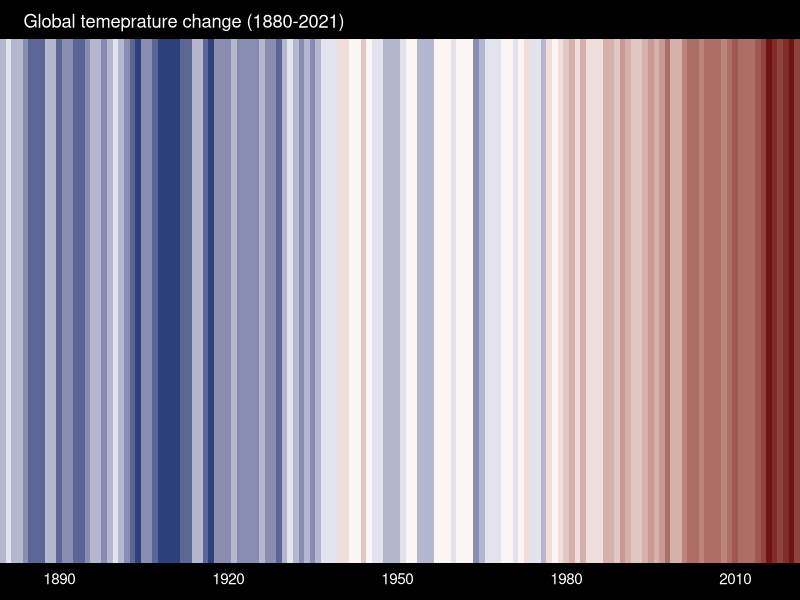
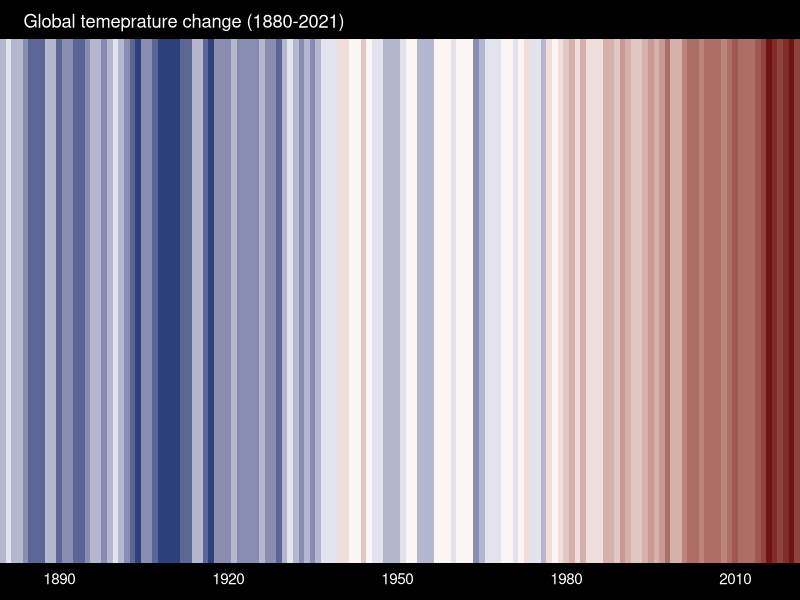

Reproduce these figures in R, in order.
library(tidyverse)
library(scales)
library(glue)
t_data<-read_csv("data/GLB.Ts+dSST.csv",skip = 1,na="***")%>%
  select(year=Year,t_diff='J-D')%>%
  drop_na()

t_data%>%
  ggplot(aes(x=year,y=1,fill=t_diff))+
  geom_tile(show.legend = F)+
  scale_fill_stepsn(colors=c(low="#08306b","white","#67000D"),
                    values = rescale(c(min(t_data$t_diff),0,max(t_data$t_diff))),
                    n.breaks=12)+
  coord_cartesian(expand = F)+
  scale_x_continuous(breaks = seq(1890,2020,30))+
  labs(title = glue("Global temeprature change ({min(t_data$year)}-{max(t_data$year)})"))+
  theme_void()+
  theme(
    axis.text.x = element_text(color = "white",margin = margin(t=5,b=10,unit = "pt")),
    plot.background = element_rect(fill="black"),
    plot.title = element_text(color = "white",margin = margin(t=10,b=5,r=5,unit="pt"),
                              hjust = 0.05)
  )
ggsave("figures/warming_stripes.png",width = 8,height = 4.5)
